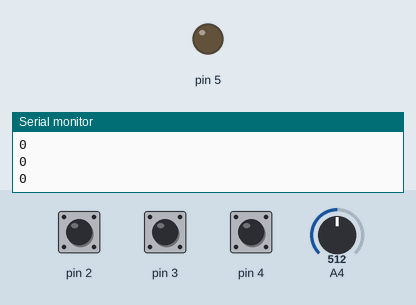
The sketch below on a simulated Arduino Uno, built with avr-gcc and run on an emulated ATmega328P. Parts: output pins drawn as LEDs (lit = HIGH), the last lines printed to the serial monitor. Inputs (shaded band) come from the test bench; at power-on: pin 3 HIGH, A4 = 512, pin 2 HIGH, pin 4 HIGH.

Above: at 1.2 s.
1.3 s: pin 3 pulled LOW for 0.15 s
At 2.2 s:
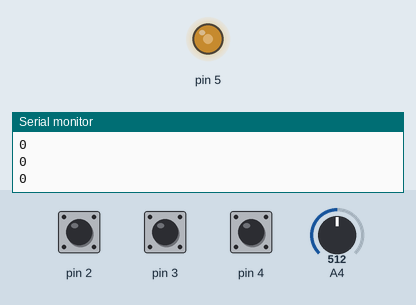
4.4 s: A4 set to 716
At 5.9 s:
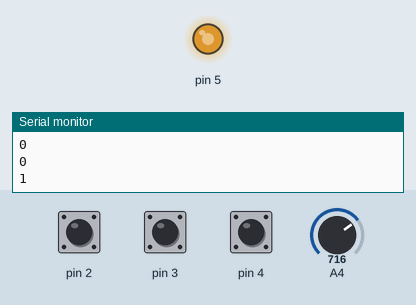
7.4 s: A4 set to 900
10.4 s: A4 set to 122
13.4 s: pin 2 pulled LOW for 0.15 s
15.0 s: pin 3 pulled LOW for 1 s
At 18.4 s:
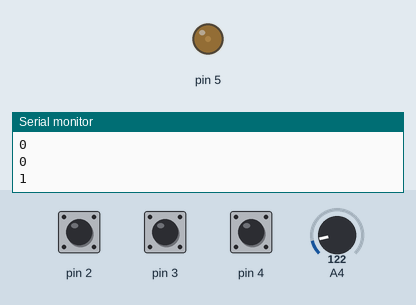
Timing chart, 0 to 20.0 s (numbered marks = the images above; inputs shaded):
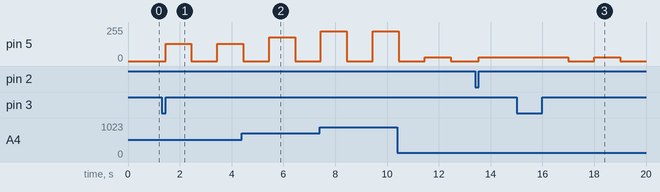

The sketch:

BanXoay.ino
```cpp
uint16_t var_duty = 0;
uint16_t motor_duty = 0;
float duty = 0;
uint16_t mode, chay_lien, giat_cuc, chay_ngan;
void setup() {
  // put your setup code here, to run once:
pinMode(A0, INPUT);
pinMode(2, INPUT_PULLUP);
pinMode(3, INPUT_PULLUP);
pinMode(4, INPUT_PULLUP);
Serial.begin(9600);
}

void scan_mode()
{
  if(digitalRead(2)==0)
  {
    while(digitalRead(2)==0) {};
    chay_lien++;
    if(chay_lien>1) chay_lien=0;
    chay_ngan=0;
    giat_cuc=0;
  }
  else if(digitalRead(3)==0)
  {
    while(digitalRead(3)==0) {};
    giat_cuc++;
    if(giat_cuc>1) giat_cuc=0;
    chay_ngan=0;
    chay_lien=0;
  }
  else if(digitalRead(4)==0)
  {
    while(digitalRead(4)==0) {};
    chay_ngan++;
    if(chay_ngan>1) chay_ngan=0;
    giat_cuc=0;
    chay_lien=0;
  }
}

void loop() {
  // put your main code here, to run repeatedly:
  scan_mode();
  if(chay_lien)
  {
 var_duty = analogRead(A4);
 duty = (255*var_duty)/1023;
 motor_duty = duty;
 analogWrite(5,var_duty/4);
  }
  else if(giat_cuc)
  {
     var_duty = analogRead(A4);
     duty = (255*var_duty)/1023;
     motor_duty =(uint8_t) duty;
     analogWrite(5,var_duty/4);
     delay(1000);
     analogWrite(5,0);
     delay(1000);
  }
  else if(chay_ngan)
  {
    var_duty = analogRead(A4);
     duty = (255*var_duty)/1023;
     motor_duty =(uint8_t) duty;
     analogWrite(5,var_duty/4);
     delay(500);
     analogWrite(5,0);
     delay(500);
     while(chay_ngan)
     {
      scan_mode();
     }
  }
 // mode = digitalRead(A0);
 Serial.println(chay_ngan);
 Serial.println(chay_lien);
 Serial.println(giat_cuc);
 //Serial.println(duty);
  //Serial.println(motor_duty);
}
```

Measured:
- after the input at 1.3 s, pin 5: 0/255 → 128/255 after 0.15 s, → 0/255 1.0 s later, → 128/255 1.0 s later
- after the input at 15.0 s, pin 5: 30/255 → 0/255 after 2.0 s, → 30/255 1.0 s later, → 0/255 1.0 s later
